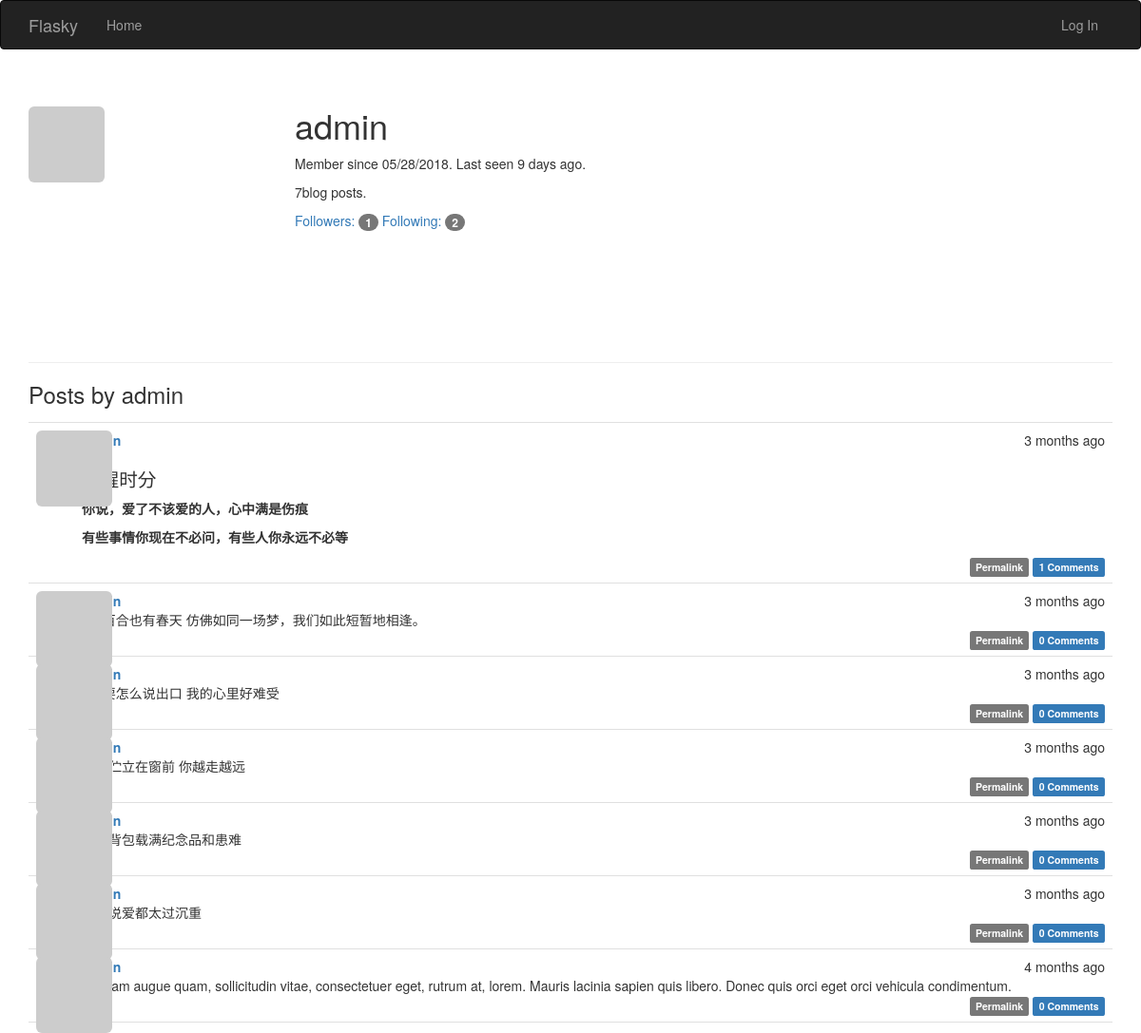
The app's page /user/admin, older data.
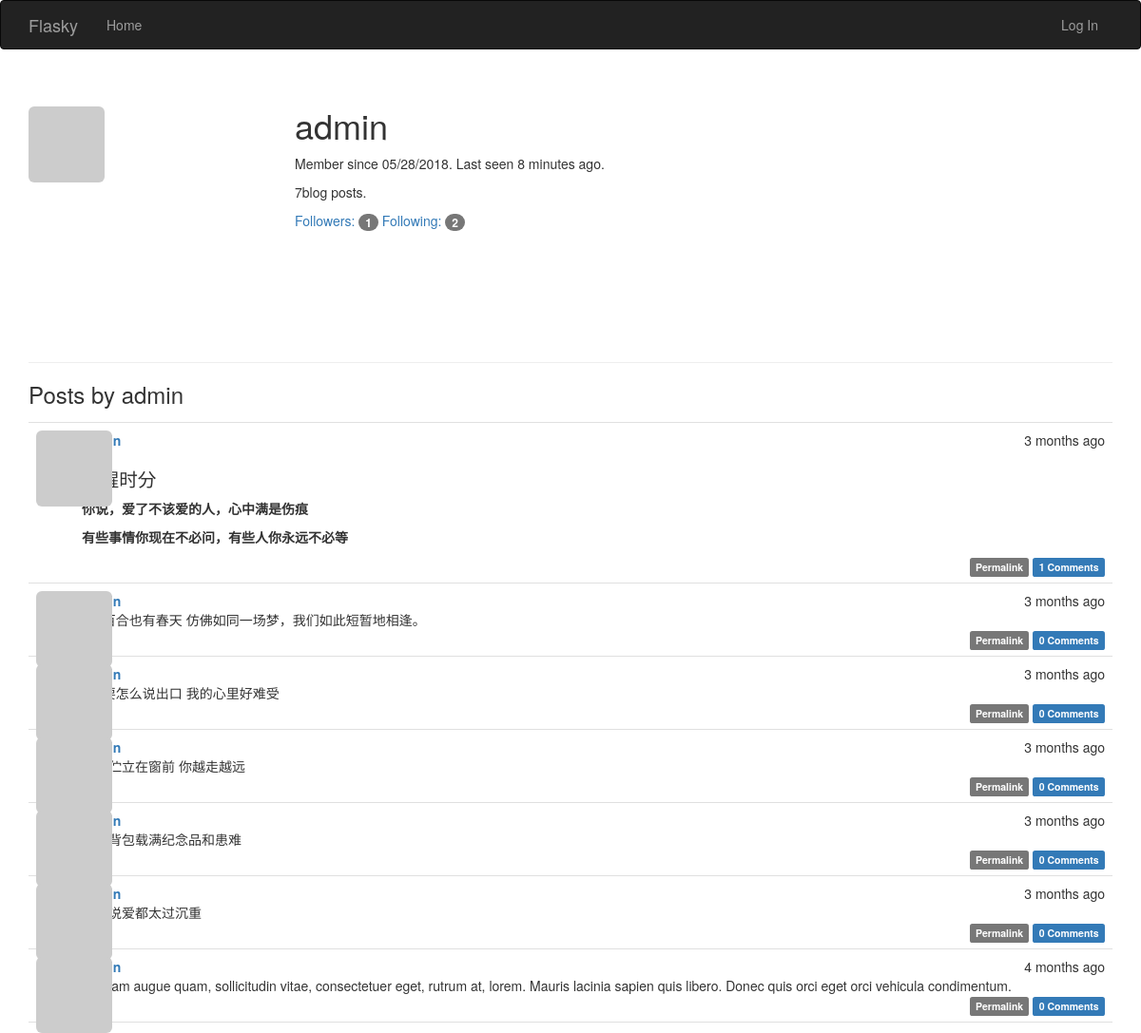
The same page, newer data.
### src/app/models.py (models this page shows, shortened)
class User(UserMixin, db.Model):
    __tablename__ = 'users'
    id = db.Column(db.Integer(), primary_key=True)
    email = db.Column(db.String(64), unique=True, index=True)
    username = db.Column(db.String(255), unique=True, index=True)
    role_id = db.Column(db.Integer, db.ForeignKey('roles.id'))
    posts = db.relationship('Post', backref='author', lazy='dynamic')
    comments = db.relationship('Comment', backref='author', lazy='dynamic')
    password_hash = db.Column(db.String(128))
    confirmed = db.Column(db.Boolean(), default=False)
    name = db.Column(db.String(64))
    location = db.Column(db.String(64))
    about_me = db.Column(db.Text())
    member_since = db.Column(db.DateTime(), default=datetime.utcnow)
    last_seen = db.Column(db.DateTime(), default=datetime.utcnow)
    avatar_hash = db.Column(db.String(32))
    followed = db.relationship('Follow',
                               foreign_keys=[Follow.follower_id],
                               backref=db.backref('follower', lazy='joined'),
                               lazy='dynamic',
                               cascade='all, delete-orphan')
    followers = db.relationship('Follow',
                               foreign_keys=[Follow.followed_id],
                               backref=db.backref('followed', lazy='joined'),
                               lazy='dynamic',
                               cascade='all, delete-orphan')
    @property
    def password(self):
        raise AttributeError('password is not a readable attribute')
    def gravatar(self, size=100, default='identicon', rating='g'):
        if request.is_secure:
            url = 'http://secure.gravatar.com/avatar'
        else:
            url = 'http://www.gravatar.com/avatar'
        hash = self.avatar_hash or self.gravatar_hash()
        return '{url}/{hash}?s={size}&d={default}&r={rating}'.format(
            url=url, hash=hash, size=size, default=default, rating=rating)

class Post(db.Model):
    __tablename__ = 'posts'
    id = db.Column(db.Integer(), primary_key=True)
    title = db.Column(db.String(255))
    body = db.Column(db.Text())
    body_html = db.Column(db.Text())
    timestamp = db.Column(db.DateTime, index=True, default=datetime.utcnow)
    comments = db.relationship('Comment', backref='post', lazy='dynamic')
    author_id = db.Column(db.Integer(), db.ForeignKey('users.id'))
    tags = db.relationship('Tag', secondary=tags, backref=db.backref('posts', lazy='dynamic'))

### src/app/main/views.py (the view)
@main.route('/user/<username>')
def user(username):
    user = User.query.filter_by(username=username).first()
    if user is None:
        abort(404)
    posts = user.posts.order_by(Post.timestamp.desc()).all()
    return render_template('user.html', user=user, posts=posts)

### src/app/auth/views.py (called while the page is built)
@auth.before_app_request
def before_request():
    print(request, ':', request.endpoint)
    if current_user.is_authenticated:
        current_user.ping()
        if not current_user.confirmed and request.endpoint[:5] != 'auth.':
            return redirect(url_for('auth.unconfirmed'))

### src/app/main/__init__.py (called while the page is built)
@main.app_context_processor
def inject_permissions():
    return dict(Permission=Permission)

### src/app/models.py (called while the page is built)
    def can(self, permission):
        return False;

    def is_administrator(self):
        return False

### src/app/templates/user.html (shortened to what this page needs)
{% extends 'base.html' %}
{% block page_content %}
<div class="page-header">
    <img class="img-rounded profile-thumbnail" src="{{ user.gravatar(size=256) }}"/>
    <div class="profile-header">
        <h1>{{ user.username }} </h1>
        <p>
            Member since {{ moment(user.member_since).format('L') }}. Last seen {{ moment(user.last_seen).fromNow() }}.
        </p>
        <p>{{ user.posts.count() }}blog posts.</p>
        <p>
			<a href="{{ url_for('.followers', username=user.username) }}">Followers: <span class="badge">{{ user.followers.count() }}</span></a>
			<a href="{{ url_for('.followed_by', username=user.username) }}">Following: <span class="badge">{{ user.followed.count() }}</span></a>
        </p>
    </div>
</div>
<h3>Posts by {{ user.username }}</h3>
{% include '_posts.html' %}
{% endblock %}

### src/app/templates/base.html (shortened to what this page needs)
<!DOCTYPE html>
{% extends "bootstrap/base.html" %}
{% block head %}
{{ super() }}
<link rel="stylesheet" type="text/css" href="{{ url_for('static', filename='styles.css') }}">
{% endblock %}
{% block navbar %}
<div class="navbar navbar-inverse" role="navigation">
    <div class="container">
        <div class="navbar-header">
            <a class="navbar-brand" href="{{ url_for('main.index') }}">Flasky</a>
        </div>
        <div class="navbar-collapse collapse">
            <ul class="nav navbar-nav">
                <li><a href="/">Home</a></li>
            </ul>
            <ul class="nav navbar-nav navbar-right">
                {% if current_user.is_authenticated %}
					<li class="dropdown">
						<a href="#" class="dropdown-toggle" data-toggle="dropdown">
							<img src="{{ current_user.gravatar(size=18) }}"/>
							Account<b class="caret"></b>
						</a>
						<ul class="dropdown-menu">
							<li><a href="{{ url_for('auth.change_password') }}">Change Password</a>
							<li><a href="{{ url_for('auth.change_email') }}">Change Email</a>
							<li><a href="{{ url_for('auth.logout') }}">Log Out</a>
						</ul>
					</li>
                {% else %}
					<li><a href="{{ url_for('auth.login') }}">Log In</a></li>
                {% endif %}
            </ul>
        </div>
    </div>
</div>
{% endblock %}
{% block content %}
<div class="container">
    {% block page_content %}{% endblock %}
</div>
{% endblock %}

### src/app/templates/_posts.html (shortened to what this page needs)
<ul class="posts">
    {% for post in posts %}
    <li class="post">
        <div class="post-thumbnail">
            <a href="{{ url_for('.user', username=post.author.username) }}">
                <img class="img-rounded post-thumbnail" src="{{ post.author.gravatar(size=40) }}">
            </a>
        </div>
        <div class="post-content">
            <div class="post-date">{{ moment(post.timestamp).fromNow() }}</div>
            <div class="post-author">
                <a href="{{ url_for('.user', username=post.author.username) }}"> {{ post.author.username }} </a> </div>
            <div class="post-body">
                {% if post.body_html %}{{ post.body_html | safe }}
                {% else %}{{ post.body }}
                {% endif %}
            </div>
            <div class="post-footer">
                <a href="{{ url_for('.post', id=post.id) }}">
                    <span class="label label-default">Permalink</span>
                </a>
                <a href="{{ url_for('.post', id=post.id) }}#comments">
                    <span class="label label-primary">{{ post.comments.count() }} Comments</span>
				</a>
            </div>
        </div>
    </li>
    {% endfor %}
</ul>

### src/app/static/styles.css (style rules this page uses)
.profile-thumbnail { position: absolute; }
.profile-header { min-height: 260px; margin-left: 280px; }
ul.posts { list-style-type: none; padding: 0px; margin: 16px 0px 0px 0px; border-top: 1px solid #e0e0e0; }
ul.posts li.post { padding: 8px; border-bottom: 1px solid #e0e0e0; }
div.post-date { float: right; }
div.post-author { font-weight: bold; }
div.post-thumbnail { position: absolute; }
div.post-content { margin-left: 48px; min-height: 48px; }
div.post-footer { text-align: right; }
.post-body h1 { font-size: 140%; }

Row changes from the older to the newer data that the page shows:
changed User "admin": last_seen "9 days ago" → "8 minutes ago"
